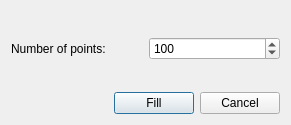
<?xml version="1.0" encoding="UTF-8"?>
<ui version="4.0">
 <class>FillRoundDialog</class>
 <widget class="QDialog" name="FillRoundDialog">
  <property name="geometry">
   <rect>
    <x>0</x>
    <y>0</y>
    <width>291</width>
    <height>125</height>
   </rect>
  </property>
  <property name="windowTitle">
   <string>Random fill</string>
  </property>
  <layout class="QVBoxLayout" name="verticalLayout">
   <item>
    <spacer name="verticalSpacer_2">
     <property name="orientation">
      <enum>Qt::Vertical</enum>
     </property>
     <property name="sizeHint" stdset="0">
      <size>
       <width>20</width>
       <height>40</height>
      </size>
     </property>
    </spacer>
   </item>
   <item>
    <layout class="QHBoxLayout" name="horizontalLayout_2">
     <item>
      <widget class="QLabel" name="label">
       <property name="text">
        <string>Number of points:</string>
       </property>
      </widget>
     </item>
     <item>
      <widget class="QSpinBox" name="spinBox">
       <property name="minimum">
        <number>10</number>
       </property>
       <property name="maximum">
        <number>1000</number>
       </property>
       <property name="singleStep">
        <number>10</number>
       </property>
       <property name="value">
        <number>100</number>
       </property>
      </widget>
     </item>
    </layout>
   </item>
   <item>
    <spacer name="verticalSpacer">
     <property name="orientation">
      <enum>Qt::Vertical</enum>
     </property>
     <property name="sizeHint" stdset="0">
      <size>
       <width>20</width>
       <height>40</height>
      </size>
     </property>
    </spacer>
   </item>
   <item>
    <layout class="QHBoxLayout" name="horizontalLayout">
     <item>
      <spacer name="horizontalSpacer">
       <property name="orientation">
        <enum>Qt::Horizontal</enum>
       </property>
       <property name="sizeHint" stdset="0">
        <size>
         <width>40</width>
         <height>20</height>
        </size>
       </property>
      </spacer>
     </item>
     <item>
      <widget class="QPushButton" name="buttonFill">
       <property name="text">
        <string>Fill</string>
       </property>
      </widget>
     </item>
     <item>
      <widget class="QPushButton" name="buttonCancel">
       <property name="text">
        <string>Cancel</string>
       </property>
      </widget>
     </item>
    </layout>
   </item>
  </layout>
 </widget>
 <tabstops>
  <tabstop>spinBox</tabstop>
  <tabstop>buttonFill</tabstop>
  <tabstop>buttonCancel</tabstop>
 </tabstops>
 <resources/>
 <connections>
  <connection>
   <sender>buttonCancel</sender>
   <signal>clicked()</signal>
   <receiver>FillRoundDialog</receiver>
   <slot>close()</slot>
   <hints>
    <hint type="sourcelabel">
     <x>162</x>
     <y>103</y>
    </hint>
    <hint type="destinationlabel">
     <x>145</x>
     <y>62</y>
    </hint>
   </hints>
  </connection>
 </connections>
</ui>
